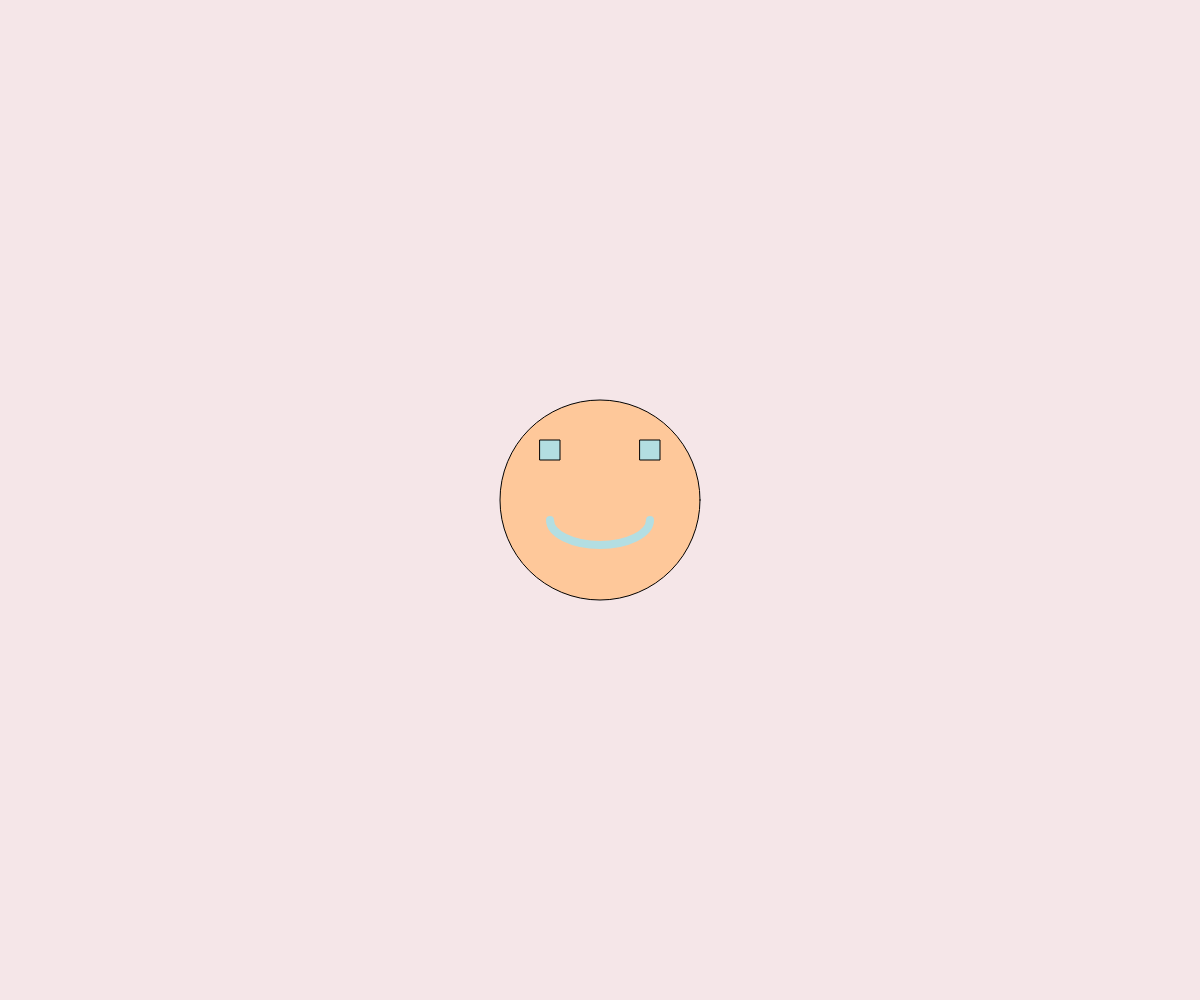
Frame 1 (no input)
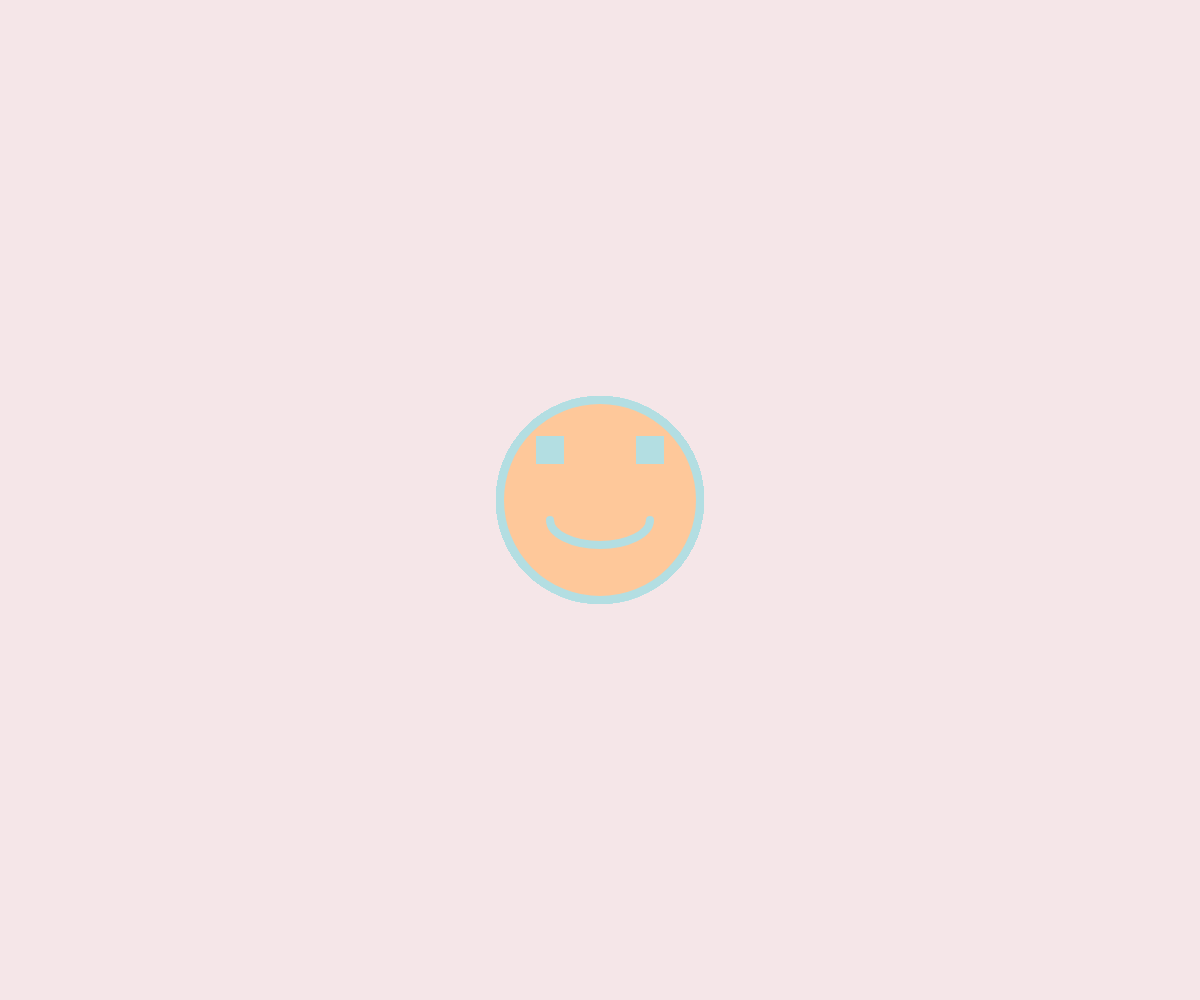
Frame 60 (no input)
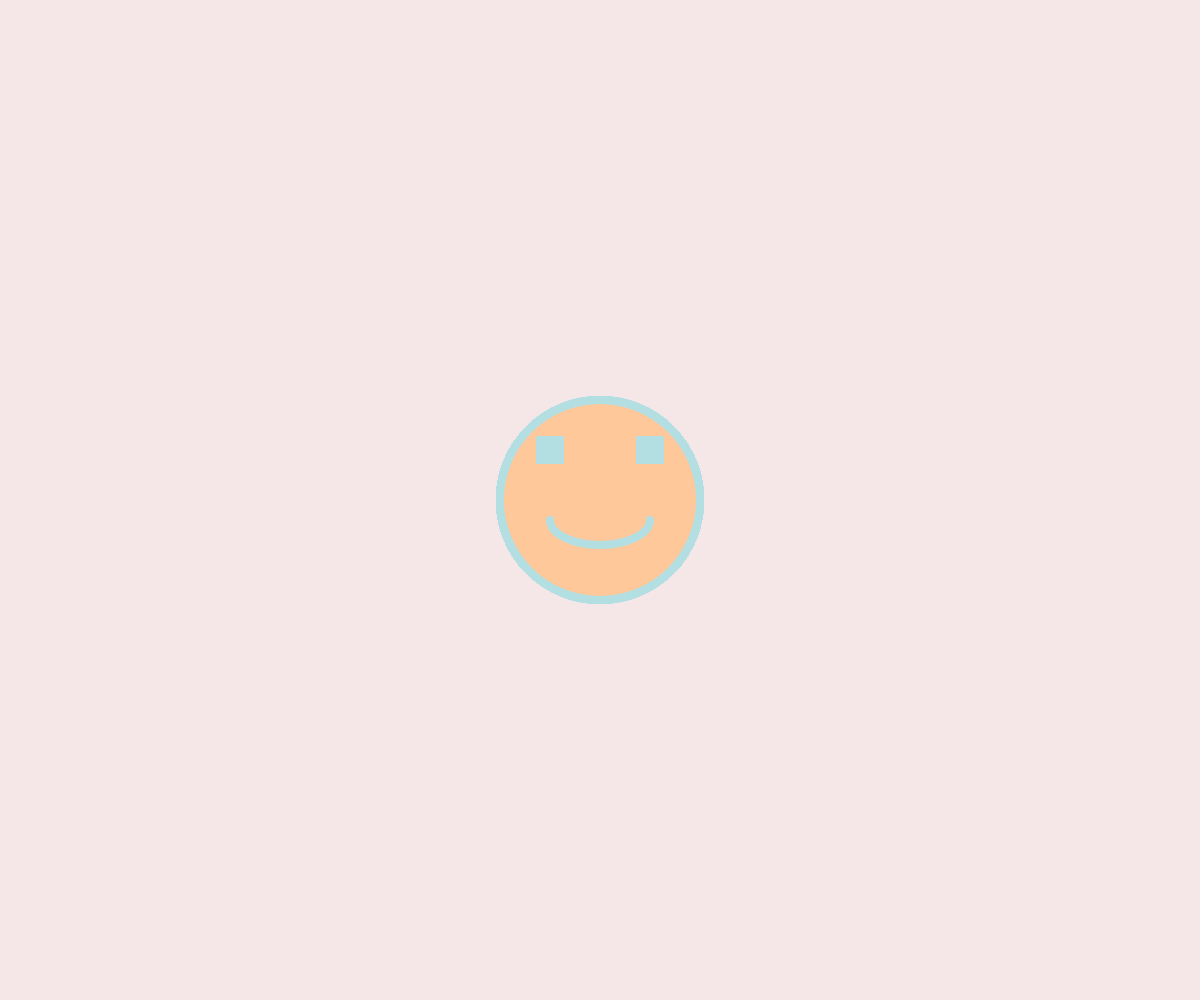
Frame 120 (the mouse pressed at the canvas centre since frame 60)

The p5.js sketch that drew these frames (run headless with seeded random() and noise() and a simulated clock; from frame 60 on, the mouse is pressed at the canvas centre):

// p5.js sketch
// ── sketch.js
function setup() {
  // Create a full-window canvas and set a light background color.
  createCanvas(windowWidth, windowHeight);
  background("#f5e6e8");
}

function draw() {
  // Draw a peach-colored circle at the center of the canvas.
  fill("#fec89a");
  ellipse(width / 2, height / 2, 200, 200);
  //在圓的內部，圓心的左上角與右上角各畫一個方框，方框的顏色為b3dee2，邊長為20。
  fill("#b3dee2");
//設定方框的參考點為中心點
  rectMode(CENTER);
  rect(width / 2 - 50, height / 2 - 50, 20, 20);
  rect(width / 2 + 50, height / 2 - 50, 20, 20);
  //在圓心內畫一個圓弧，當作笑臉的嘴巴，圓弧的顏色為b3dee2，寬度為8，起始角度為0，結束角度為PI。
  noFill();
  stroke("#b3dee2");
  strokeWeight(8);
  arc(width / 2, height / 2 + 20, 100, 50, 0, PI);
}
